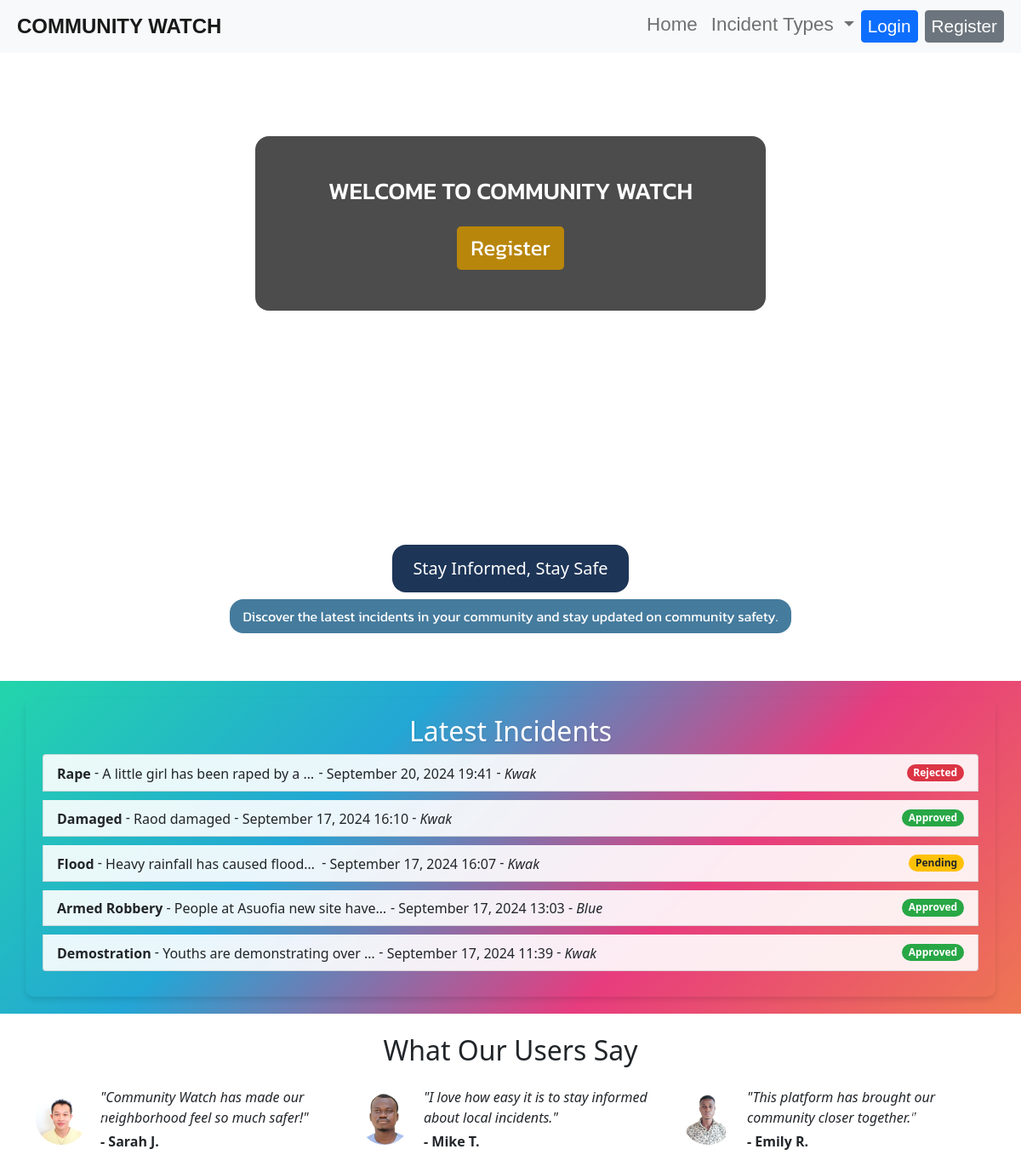
Before: / with the older database file.
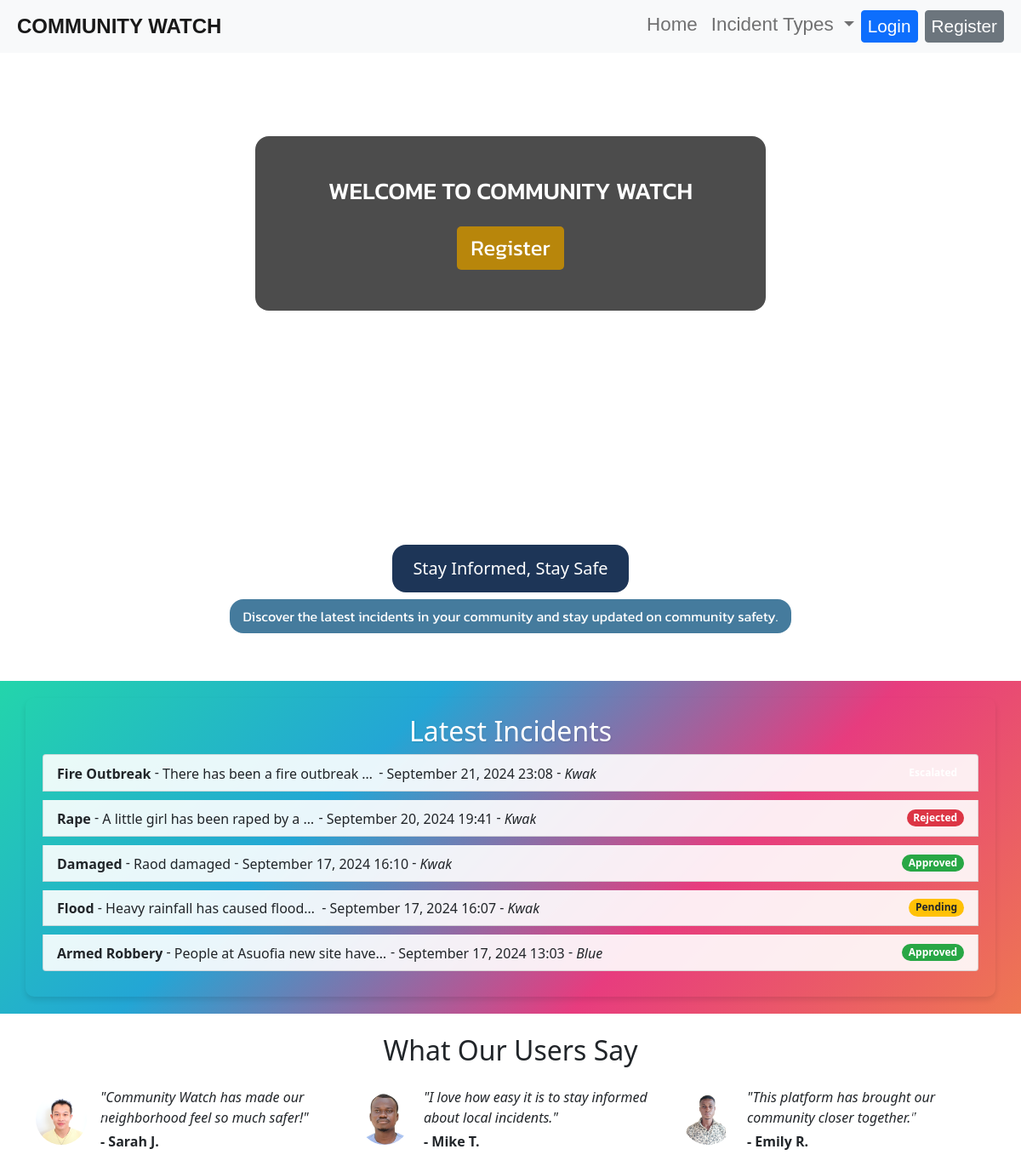
After: the same page with the newer database file.
### reports/models.py (models this page shows, shortened)
class Incident(models.Model):
    STATUS_CHOICES = [
        ('pending', 'Pending'),
        ('approved', 'Approved'),
        ('rejected', 'Rejected'),
        ('escalated', 'Escalated'),
        ('resolved', 'Resolved'),
    ]
    INCIDENT_TYPE_CHOICES = [
        ('theft', 'Theft'),
        ('vandalism', 'Vandalism'),
        ('fire', 'Fire'),
        ('accident', 'Accident'),
        ('emergency', 'Emergency'),
        ('medical', 'Medical'),
        ('police', 'Police'),
        ('other', 'Other'),
]
    title = models.CharField(max_length=200)
    description = models.TextField()
    location = models.CharField(max_length=200)
    incident_type = models.CharField(max_length=100, choices=INCIDENT_TYPE_CHOICES, default='other')
    date_occurred = models.DateTimeField(default=timezone.now)  # This allows users to set the date and time
    date_reported = models.DateTimeField(auto_now_add=True)
    reported_by = models.ForeignKey(User, on_delete=models.CASCADE)
    status = models.CharField(max_length=20, choices=STATUS_CHOICES, default='pending')
    reviewed_by = models.ForeignKey(User, on_delete=models.SET_NULL, null=True, blank=True, related_name='reviewed_incidents')

### reports/views.py (the view)
# urls.py: 2. Add a URL to urlpatterns:  path('', views.home, name='home')
def home(request):
    latest_incidents = Incident.objects.order_by('-date_reported')[:5]  # Get the 5 most recent incidents
    return render(request, 'reports/home.html', {
        'latest_incidents': latest_incidents,
        'is_authenticated': request.user.is_authenticated,
    })

### reports/templates/reports/home.html (shortened to what the changed rows need)
{% extends 'base.html' %}
{% load static %}
{% block content %}
<div class="latest-incidents-wrapper">
    <div class="container latest-incidents-container">
        <h2 class="latest-incident-header">Latest Incidents</h2>
        <ul class="list-group">
        {% for incident in latest_incidents %}
            <li class="list-group-item d-flex justify-content-between align-items-center incident-item">
                <div>
                    <strong class="incident-description">{{ incident.title }}</strong> - <span class="incident-description">{{ incident.description }}</span> - <span class="incident-description">{{ incident.date_reported|date:"F d, Y H:i" }}</span> - <i class="incident-description">{{ incident.reported_by.username }}</i>
                </div>
                <span class="badge rounded-pill status-{{ incident.status|lower }}">{{ incident.get_status_display }}</span>
            </li>
        {% empty %}
            <li class="list-group-item">No incidents reported yet.</li>
        {% endfor %}
        </ul>
    </div>
</div>
<div class="testimonials-section py-4">
  <div class="container">
      <h2 class="text-center mb-4">What Our Users Say</h2>
  </div>
</div>
{% endblock %}

Changed rows visible on the page:
no longer on this page (row unchanged): Incident: title "Demostration", description "Youths are demonstrating over…", date_reported "September 17, 2024 11:39", reported_by.username "Kwak", status "Approved"
added Incident: title "Fire Outbreak", description "There has been a fire outbreak…", date_reported "September 21, 2024 23:08", reported_by.username "Kwak", status "escalated" (drawn)
